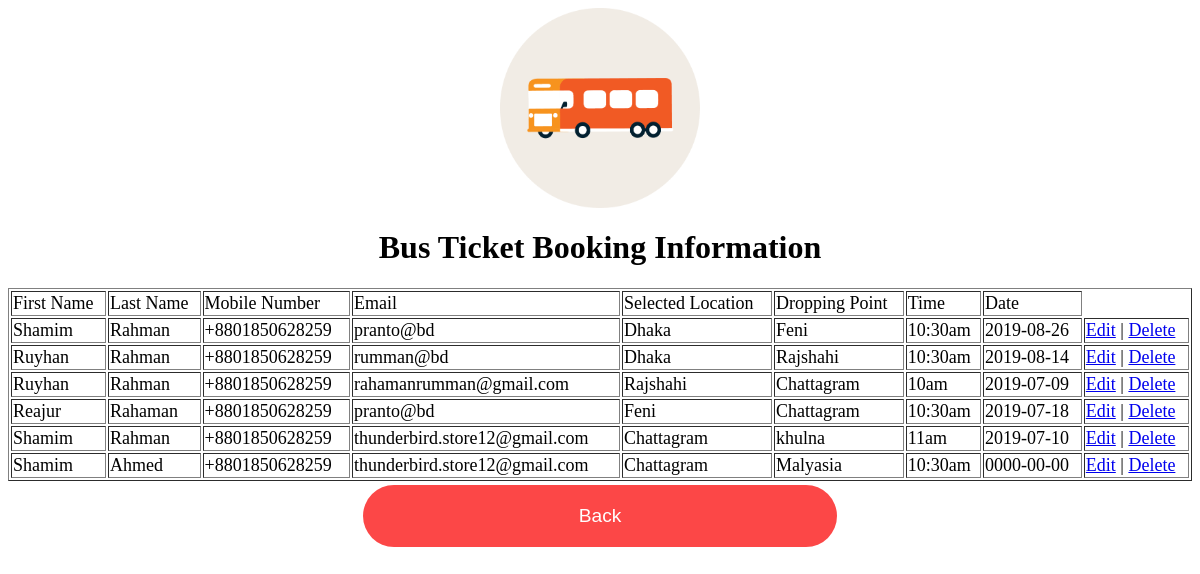
The page /show_Bus_Ticket_Booking_Information.php (signed in) on the database its author committed.
### tables this page shows
CREATE TABLE `busticketbook` (
  `id` int(200) NOT NULL,
  `First_Name` varchar(100) NOT NULL,
  `Last_Name` varchar(100) NOT NULL,
  `Mobile_Number` varchar(100) NOT NULL,
  `Email` varchar(100) NOT NULL,
  `Pickup` varchar(100) NOT NULL,
  `Dropping` varchar(100) NOT NULL,
  `Time` varchar(50) NOT NULL,
  `Date` date NOT NULL
);

### DB_connection.php (called while the page is built, shortened)
<?php
class DBconfig{
	private $_host="localhost";
	private $_username="root";
	private $_password="";
	private $_database="allticketbd";
	protected $connection;
	public function __construct(){
		if(!isset($this->connection)){
			$this->connection=new mysqli($this->_host,$this->_username,$this->_password,$this->_database);
		}
		return $this->connection;
	}
}
?>

### crud.php (called while the page is built, shortened)
<?php
include_once 'DB_connection.php';
class crud extends DBconfig {
    public function getData($query){
        $result = $this->connection->query($query);
        $rows = array();
        while ($row = $result->fetch_assoc()){
            $rows[] = $row;
        }
        return $rows;
    }
}
?>

### show_Bus_Ticket_Booking_Information.php (the view, shortened to what this page needs)
<?php
include_once 'Crud.php';
$crud = new Crud();
$query = "Select * from busticketbook order by id DESC";
$result = $crud->getData($query);
?>
<center><img src="content/bus.png" style="width:200px;height:200px;"></center>
<center><h1><b>Bus Ticket Booking Information</b></h1></center>
<center><table border="1" class="table">
	<tr>
		<td> First Name </td>
		<td> Last Name </td>
		<td> Mobile Number </td>
		<td> Email </td>
		<td> Selected Location </td>
		<td> Dropping Point </td>
		<td> Time </td>
		<td> Date </td>
	</tr>
	<?php
	 foreach($result as $key=>$res){
		 echo "<tr >";
		 echo "<td>".$res['First_Name']."</td>";
		 echo "<td>".$res['Last_Name']."</td>";
		 echo "<td>".$res['Mobile_Number']."</td>";
		 echo "<td>".$res['Email']."</td>";
		 echo "<td>".$res['Pickup']."</td>";
		 echo "<td>".$res['Dropping']."</td>";
		 echo "<td>".$res['Time']."</td>";
		 echo "<td>".$res['Date']."</td>";
		 echo "<td> <a href='edit_bus_data.php?id=$res[id]'>Edit</a> |
               <a href='bus_delete.php?id=$res[id]'>Delete</a></td>";
               echo "</tr>";
	 }
	 ?>
</table></center>
<center><a href="admin.php"><button class="button">Back</button></a></center>

### show_Bus_Ticket_Booking_Information.php (style rules this page uses)
.table { width: 100%; background color: : #717171; font-size: 18px; font-family: 'Josefin Sans'; }
.button { background-color: #FC4747; border: none; color: white; padding: 20px; text-align: center; text-decoration: none; display: inline-block; margin: 4px 2px; cursor: pointer; border-radius: 100px; width: 40%; align-items: center; font-size: 1.2rem; font-family: 'PT Sans', sans-serif; }

### rows shown on the page
busticketbook: First_Name "Shamim", Last_Name "Rahman", Mobile_Number "+8801850628259", Email "pranto@bd", Pickup "Dhaka", Dropping "Feni", Time "10:30am", Date "2019-08-26"
busticketbook: First_Name "Ruyhan", Last_Name "Rahman", Mobile_Number "+8801850628259", Email "rumman@bd", Pickup "Dhaka", Dropping "Rajshahi", Time "10:30am", Date "2019-08-14"
busticketbook: First_Name "Ruyhan", Last_Name "Rahman", Mobile_Number "+8801850628259", Email "rahamanrumman@gmail.com", Pickup "Rajshahi", Dropping "Chattagram", Time "10am", Date "2019-07-09"
busticketbook: First_Name "Reajur", Last_Name "Rahaman", Mobile_Number "+8801850628259", Email "pranto@bd", Pickup "Feni", Dropping "Chattagram", Time "10:30am", Date "2019-07-18"
busticketbook: First_Name "Shamim", Last_Name "Rahman", Mobile_Number "+8801850628259", Email "thunderbird.store12@gmail.com", Pickup "Chattagram", Dropping "khulna", Time "11am", Date "2019-07-10"
busticketbook: First_Name "Shamim", Last_Name "Ahmed", Mobile_Number "+8801850628259", Email "thunderbird.store12@gmail.com", Pickup "Chattagram", Dropping "Malyasia", Time "10:30am", Date "0000-00-00"
